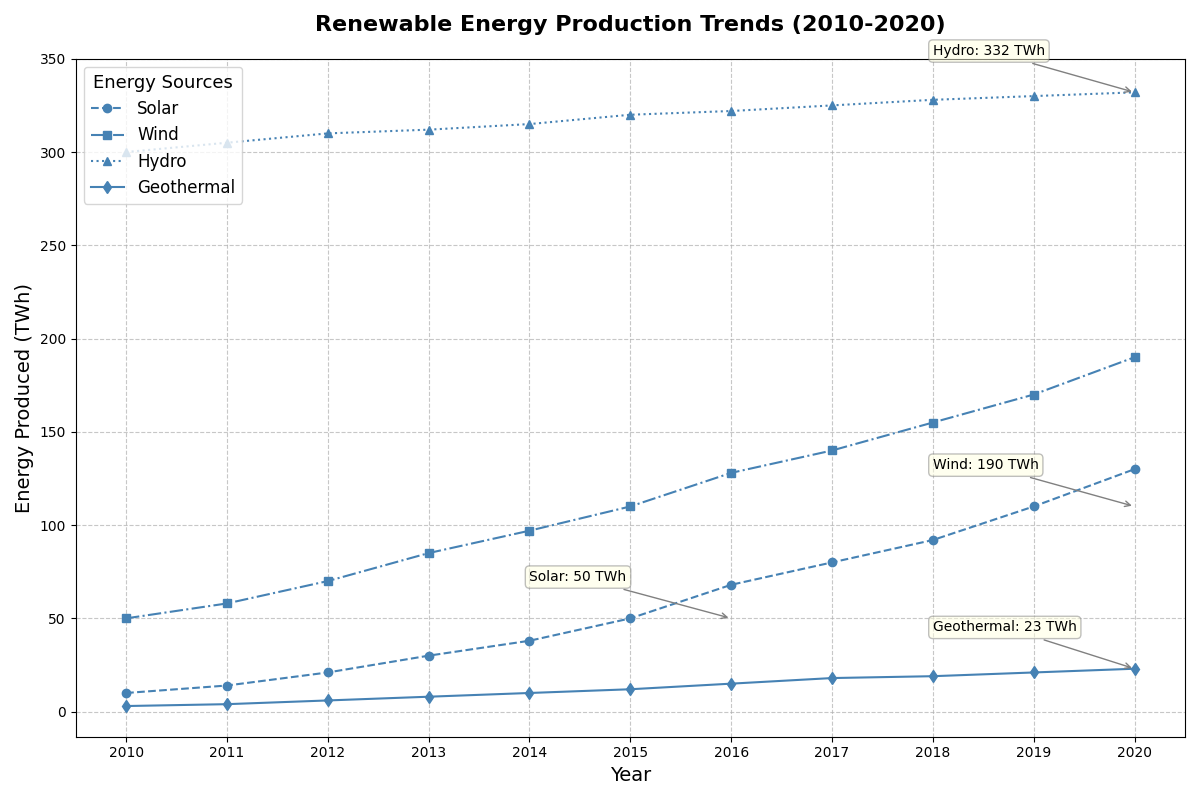

Write Python code to recreate this figure.
import matplotlib.pyplot as plt
import numpy as np

# Define the years from 2010 to 2020
years = np.arange(2010, 2021)

# Fictional data for energy production in Terawatt-hours (TWh)
solar = [10, 14, 21, 30, 38, 50, 68, 80, 92, 110, 130]
wind = [50, 58, 70, 85, 97, 110, 128, 140, 155, 170, 190]
hydro = [300, 305, 310, 312, 315, 320, 322, 325, 328, 330, 332]
geothermal = [3, 4, 6, 8, 10, 12, 15, 18, 19, 21, 23]

# Create a Matplotlib figure and axis
fig, ax = plt.subplots(figsize=(12, 8))

# Consistent single color for all plots
single_color = 'steelblue'

# Plot line charts for each renewable energy source
ax.plot(years, solar, label='Solar', color=single_color, marker='o', linestyle='--')
ax.plot(years, wind, label='Wind', color=single_color, marker='s', linestyle='-.')
ax.plot(years, hydro, label='Hydro', color=single_color, marker='^', linestyle=':')
ax.plot(years, geothermal, label='Geothermal', color=single_color, marker='d', linestyle='-')

# Adding titles and labels
ax.set_title('Renewable Energy Production Trends (2010-2020)', fontsize=16, fontweight='bold', pad=20)
ax.set_xlabel('Year', fontsize=14)
ax.set_ylabel('Energy Produced (TWh)', fontsize=14)
ax.set_xticks(years)
ax.set_yticks(np.arange(0, 400, 50))

# Adding a legend
ax.legend(title='Energy Sources', fontsize=12, title_fontsize=13, loc='upper left')

# Adding annotations for significant milestones
annotations = [
    (2016, 50, 'Solar: 50 TWh'),
    (2020, 110, 'Wind: 190 TWh'),
    (2020, 332, 'Hydro: 332 TWh'),
    (2020, 23, 'Geothermal: 23 TWh')
]
for (year, output, text) in annotations:
    ax.annotate(text, xy=(year, output), xytext=(year - 2, output + 20),
                arrowprops=dict(arrowstyle='->', connectionstyle='arc3', color='gray'),
                fontsize=10, bbox=dict(boxstyle="round,pad=0.3", edgecolor='gray', facecolor='lightyellow', alpha=0.5))

# Display gridlines
ax.grid(linestyle='--', alpha=0.7)

# Automatically adjust the layout to prevent overlap
plt.tight_layout()

# Display the plot
plt.show()
